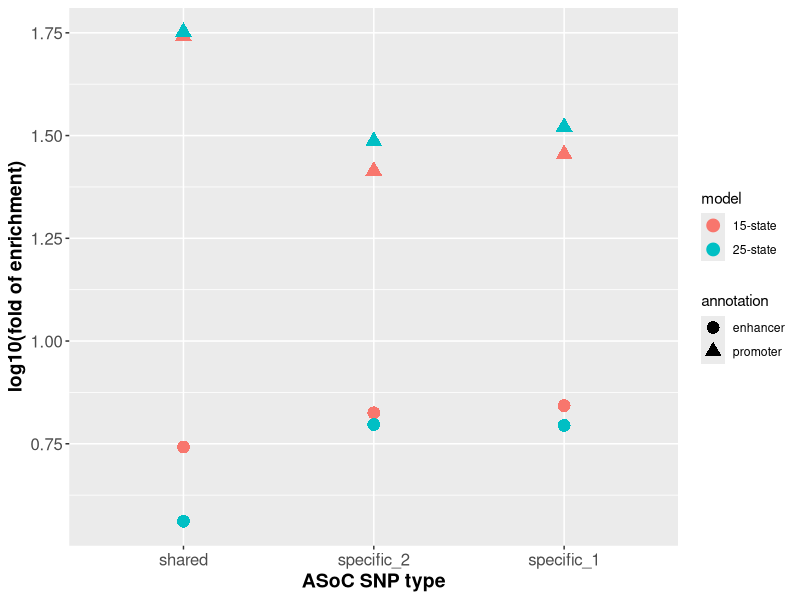
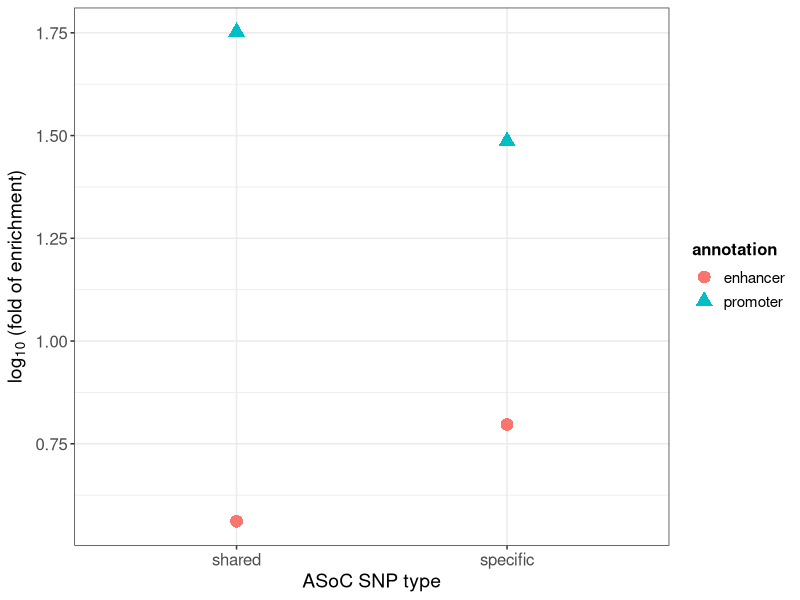

These figures' R source, in order:
## ---- chunk 1
knitr::opts_chunk$set(fig.width=6, fig.height=4, fig.path='Figs/',
  echo=TRUE, warning=FALSE, message=FALSE, comment = NA, fig.align = 'center')
## ---- chunk 2
library(data.table)
library(dplyr)
library(ggplot2)
library(knitr)
library(kableExtra)
options(stringsAsFactors = F)
## ---- chunk 3
p.enh <- 97325800/(3.2*10^9) # 0.03
p.prom <- 22891962/(3.2*10^9) # 0.007
p.enh.new <- 147566576/(3.2*10^9) # 0.046
p.prom.new <- 34972125/(3.2*10^9) # 0.011
coverage <- data.frame(matrix(c(p.prom,p.prom.new,p.enh,p.enh.new),nrow = 2))
names(coverage) <- c('promoter coverage','enhancer coverage')
row.names(coverage) <- c('15-states annotation','25-states annotation')
print(kable(coverage,digits = 4) %>% kable_styling(position = 'center'))
## ---- chunk 4
binom_enrich <- function(p.enh,p.prom,snp_enh,snp_prom,snp_total){
  stats <- data.frame(matrix(c(snp_enh/snp_total,p.enh,
                               snp_prom/snp_total,p.prom),nrow = 2))
  names(stats) <- c('enhancer','promoter')
  fold_enrich <- (log10(stats[1,]/stats[2,]))
  stats[3,] <- fold_enrich
  row.names(stats) <- c('# of SNPs in the element','element coverage',
                        'log10(fold_enrich)')
  print(kable(stats,digits = 4) %>% kable_styling(position = 'center'))
  test1 <- binom.test(snp_enh,snp_total,p.enh, alternative = 'greater')
  cat('Binomial test p value (enhancer):',test1$p.value,'; ')
  test2 <- binom.test(snp_prom,snp_total,p.prom, alternative = 'greater')
  cat('binomial test p value (promoter):',test2$p.value,'.')
  return(fold_enrich)
}
## ---- chunk 5
fold.spec15 <- binom_enrich(p.enh,p.prom,766,737,3618)
## ---- chunk 6
fold.spec25 <- binom_enrich(p.enh.new,p.prom.new,1040,1312,3618)
## ---- chunk 7
fold.spec_new15 <- binom_enrich(p.enh,p.prom,455,415,2237)
## ---- chunk 8
fold.spec_new25 <- binom_enrich(p.enh.new,p.prom.new,646,749,2237)
## ---- chunk 9
fold.shared15 <- binom_enrich(p.enh,p.prom,43,101,256)
## ---- chunk 10
fold.shared25 <- binom_enrich(p.enh.new,p.prom.new,43,158,256)
## ---- chunk 11
fold.df1 <- rbind(fold.shared15,fold.spec_new15,fold.spec15)
fold.df2 <- rbind(fold.shared25,fold.spec_new25,fold.spec25)
fold.ggplot <- data.frame(snp.type = 
                          rep(c('shared','specific_2','specific_1'),time = 4))
fold.ggplot$fold <- c(fold.df1$enhancer,fold.df1$promoter,
                      fold.df2$enhancer,fold.df2$promoter)
fold.ggplot$annotation <- factor(rep(c('enhancer','promoter',
                                'enhancer','promoter'),each = 3))
fold.ggplot$model <- factor(rep(c('15-state','25-state'),each = 6))
fold.ggplot$snp.type <- factor(fold.ggplot$snp.type,
                               levels = c('shared','specific_2','specific_1'))
ggplot(data = fold.ggplot, aes(x=snp.type,y=fold, color=model, shape=annotation)) +
  geom_point(size = 4) + labs(x = 'ASoC SNP type',y = 'log10(fold of enrichment)') +
  theme(axis.text=element_text(size=12),axis.title=element_text(size=14,face="bold"))
## ---- chunk 12
fold.25 <- fold.ggplot[c(7,8,10,11),]
fold.25$snp.type <- as.character(fold.25$snp.type)
fold.25$snp.type[c(2,4)] <- 'specific'
fold.25$snp.type <- factor(fold.25$snp.type)
ggplot(data = fold.25, aes(x=snp.type, y=fold, color=annotation, shape=annotation)) +
  geom_point(size = 4) + theme_bw() +
  labs(x = 'ASoC SNP type',y = expression('log'[10]*' (fold of enrichment)')) +
  theme(axis.text=element_text(size=12),axis.title=element_text(size=14),
        legend.text = element_text(size = 11), legend.title = element_text(size = 12,face = 'bold'))
